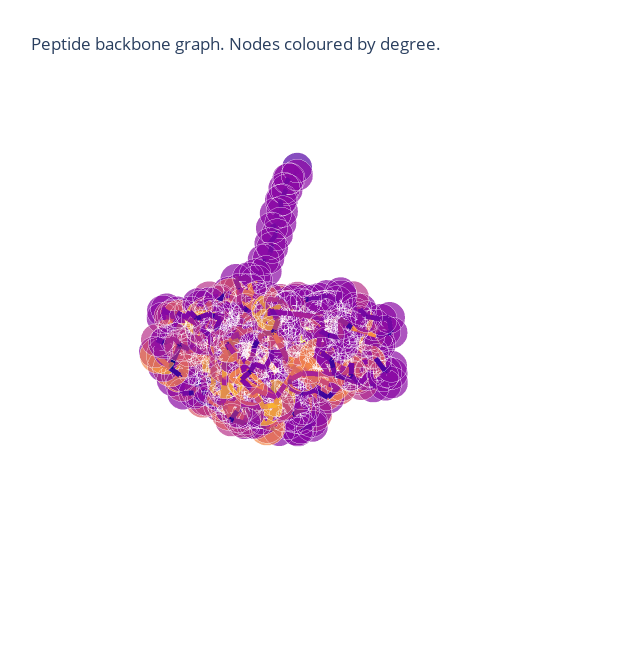

Notebook cell for this chart:
### Code cell
from graphein.protein.visualisation import plotly_protein_structure_graph
from graphein.protein.config import ProteinGraphConfig
from graphein.protein.visualisation import plotly_protein_structure_graph

from graphein.protein.graphs import construct_graph,construct_graphs_mp
from graphein.protein.edges.distance import (add_peptide_bonds,
                                             add_hydrogen_bond_interactions,
                                             add_disulfide_interactions,
                                             add_ionic_interactions,
                                             add_aromatic_interactions,
                                             add_aromatic_sulphur_interactions,
                                             add_cation_pi_interactions
                                            )

from graphein.protein.features.nodes.amino_acid import meiler_embedding, amino_acid_one_hot, expasy_protein_scale

params_to_change = {
    # "granularity": "centroids",
    "edge_construction_functions": [add_peptide_bonds,
                                                  add_aromatic_interactions,
                                                  add_hydrogen_bond_interactions,
                                                  add_disulfide_interactions,
                                                  add_ionic_interactions,
                                                  add_aromatic_sulphur_interactions,
                                                  add_cation_pi_interactions],
            "node_metadata_functions": [amino_acid_one_hot]
    }

config = ProteinGraphConfig(**params_to_change)
# config.dict()

pdb_root = "../data/complex_pdb/" 
pdb_list =[osp.join(pdb_root, pdb) for pdb in os.listdir(pdb_root) if pdb.endswith(".pdb")]

# graph_dict = {extract_file_name(pdb_path):construct_graph(config=config, pdb_path = pdb_path) for pdb_path in pdb_list }
graph_dict = construct_graphs_mp(pdb_path_it=pdb_list, config=config)
graph_dict = {extract_file_name(k):v for k,v in graph_dict.items()}

g = graph_dict["S11-SLF3:S11-RNase"]

p = plotly_protein_structure_graph(
    g,
    colour_edges_by="kind",
    colour_nodes_by="degree",
    label_node_ids=False,
    plot_title="Peptide backbone graph. Nodes coloured by degree.",
    node_size_multiplier=1
    )
p.show()

### Figure 1 — Plotly figure (JSON) as saved in the notebook; plotly's stock layout.template omitted (floating-point values rounded to 4 significant figures; data arrays with more than 128 entries replaced by an {"elided": "..."} marker saying what was removed)
{"data": [{"hoverinfo": "text+x+y+z", "marker": {"color": {"elided": "598x4 float values"}, "opacity": 0.7, "size": {"elided": "598 int values"}, "symbol": "circle"}, "mode": "markers", "text": {"elided": "598 str values"}, "type": "scatter3d", "x": {"elided": "598 float values"}, "y": {"elided": "598 float values"}, "z": {"elided": "598 float values"}}, {"hoverinfo": "text", "line": {"color": {"elided": "2403x4 float values"}, "width": 10}, "mode": "lines", "text": {"elided": "2403 str values"}, "type": "scatter3d", "x": {"elided": "2403 float values"}, "y": {"elided": "2403 float values"}, "z": {"elided": "2403 float values"}}], "layout": {"height": 650, "margin": {"t": 100}, "scene": {"xaxis": {"showbackground": false, "showgrid": false, "showline": false, "showticklabels": false, "title": {"text": ""}, "zeroline": false}, "yaxis": {"showbackground": false, "showgrid": false, "showline": false, "showticklabels": false, "title": {"text": ""}, "zeroline": false}, "zaxis": {"showbackground": false, "showgrid": false, "showline": false, "showticklabels": false, "title": {"text": ""}, "zeroline": false}}, "showlegend": false, "title": {"text": "Peptide backbone graph. Nodes coloured by degree."}, "width": 620}}
